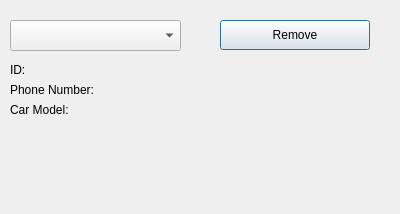
<?xml version="1.0" encoding="UTF-8"?>
<ui version="4.0">
 <class>RemoveFromCustomer</class>
 <widget class="QDialog" name="RemoveFromCustomer">
  <property name="geometry">
   <rect>
    <x>0</x>
    <y>0</y>
    <width>400</width>
    <height>214</height>
   </rect>
  </property>
  <property name="windowTitle">
   <string>Dialog</string>
  </property>
  <widget class="QLabel" name="idReport">
   <property name="geometry">
    <rect>
     <x>10</x>
     <y>60</y>
     <width>171</width>
     <height>20</height>
    </rect>
   </property>
   <property name="text">
    <string>ID: </string>
   </property>
  </widget>
  <widget class="QLabel" name="phoneReport">
   <property name="geometry">
    <rect>
     <x>10</x>
     <y>80</y>
     <width>171</width>
     <height>20</height>
    </rect>
   </property>
   <property name="text">
    <string>Phone Number: </string>
   </property>
  </widget>
  <widget class="QComboBox" name="removeList">
   <property name="geometry">
    <rect>
     <x>10</x>
     <y>20</y>
     <width>171</width>
     <height>31</height>
    </rect>
   </property>
  </widget>
  <widget class="QPushButton" name="removeBtn">
   <property name="geometry">
    <rect>
     <x>220</x>
     <y>20</y>
     <width>150</width>
     <height>30</height>
    </rect>
   </property>
   <property name="text">
    <string>Remove</string>
   </property>
  </widget>
  <widget class="QLabel" name="carModelReport">
   <property name="geometry">
    <rect>
     <x>10</x>
     <y>100</y>
     <width>171</width>
     <height>20</height>
    </rect>
   </property>
   <property name="text">
    <string>Car Model: </string>
   </property>
  </widget>
 </widget>
 <resources/>
 <connections/>
</ui>
